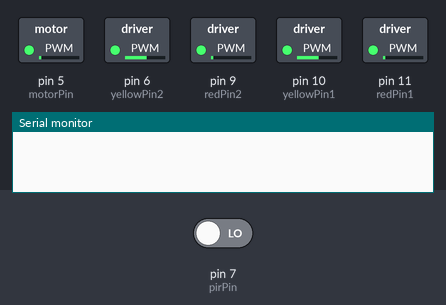
Bench run of a sketch on a simulated Arduino Uno, built with avr-gcc and run on an emulated ATmega328P. Parts: switched loads named in the sketch (green lamp = pin HIGH), the last lines printed to the serial monitor. The inputs (shaded band) are chosen by the test bench; at power-on: pin 7 (pirPin) LOW. Random numbers use the default seed unless the sketch sets one.

Above: at 1.2 s.
1.3 s: pin 7 (pirPin) driven HIGH
At 1.9 s:
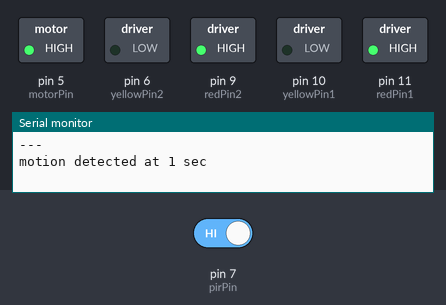
2.9 s: pin 7 (pirPin) driven LOW
At 4.57 s:
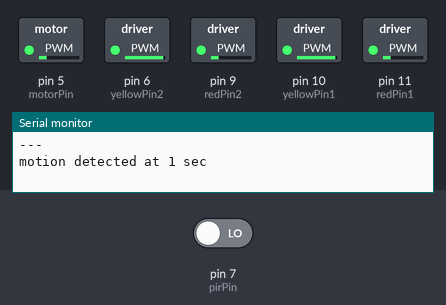
At 11.23 s:
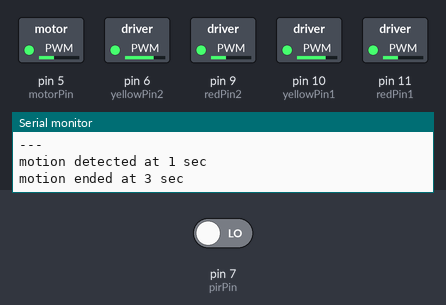
Timing chart, 0 to 35.0 s (numbered marks = the images above; inputs shaded):
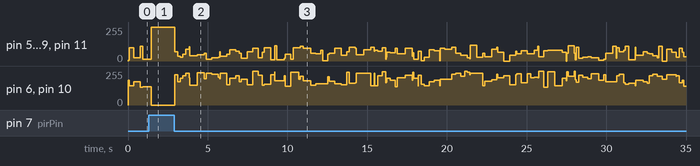

The sketch:

spoopybot.ino
```cpp
#include <elapsedMillis.h>


//the time we give the sensor to calibrate (10-60 secs according to the datasheet)
  int calibrationTime = 30;

//the time when the sensor outputs a low impulse
  long unsigned int lowIn;

//the amount of milliseconds the sensor has to be low
//before we assume all motion has stopped
  long unsigned int pause = 5000;

  boolean lockLow = true;
  boolean takeLowTime;
  boolean personDetected = false;

  elapsedMillis timeElapsed;
  long unsigned int timeItTakesToGetMad = 6000;

    int pirPin = 7;

    int motorPin = 5;

    int redPin1 = 11;
    int yellowPin1 = 10;
    int redPin2 = 9;
    int yellowPin2 = 6;


    void setup()
    {
      Serial.begin(9600);
      pinMode(pirPin, INPUT);
      digitalWrite(pirPin, LOW);
      pinMode(motorPin, OUTPUT);

      pinMode(redPin1, OUTPUT);
      pinMode(yellowPin1, OUTPUT);
      pinMode(redPin2, OUTPUT);
      pinMode(yellowPin2, OUTPUT);

    }

    void loop()
    {  readPIR();
      if (personDetected == true){
      personIsThere();     }


      else{
        candleFlicker();
    }

  }


    void candleFlicker()
    {
      int red = random(120);
      int yellow = random(120) + 135;
      setColor(red, yellow);
      delay(random(500));
    }

    void personIsThere()
    {
      int red = 255;
      int yellow = 0;
      setColor(red, yellow);
      delay(random(100));
    }

    void setColor(int red, int yellow)
    {
      analogWrite(redPin1, red);
      analogWrite(yellowPin1, yellow);
     analogWrite(redPin2, red);
      analogWrite(yellowPin2, yellow);
     analogWrite(motorPin, red);
    }


    void readPIR(){

     if(digitalRead(pirPin) == HIGH){
       personDetected = true;
       if(lockLow){
         //makes sure we wait for a transition to LOW before any further output is made:
         lockLow = false;
         Serial.println("---");
         Serial.print("motion detected at ");
         Serial.print(millis()/1000);
         Serial.println(" sec");
         delay(50);
         }
         takeLowTime = true;
       }

     if(digitalRead(pirPin) == LOW){
       personDetected = false;   //the led visualizes the sensors output pin state

       if(takeLowTime){
        lowIn = millis();          //save the time of the transition from high to LOW
        takeLowTime = false;       //make sure this is only done at the start of a LOW phase
        }
       //if the sensor is low for more than the given pause,
       //we assume that no more motion is going to happen
       if(!lockLow && millis() - lowIn > pause){
           //makes sure this block of code is only executed again after
           //a new motion sequence has been detected
           lockLow = true;
           Serial.print("motion ended at ");      //output
           Serial.print((millis() - pause)/1000);
           Serial.println(" sec");
           delay(50);
           digitalWrite(motorPin, LOW);
           }
       }
  }
```

Measured:
- after the input at 2.9 s, pin 5 (motorPin): 255/255 → 68/255 at once, → 37/255 0.19 s later, → 28/255 0.15 s later, → 50/255 0.17 s later, … (134 changes in this stretch); pin 6 (yellowPin2): 0/255 → 226/255 at once, → 176/255 0.19 s later, → 199/255 0.15 s later, → 219/255 0.17 s later, … (133 changes in this stretch)
